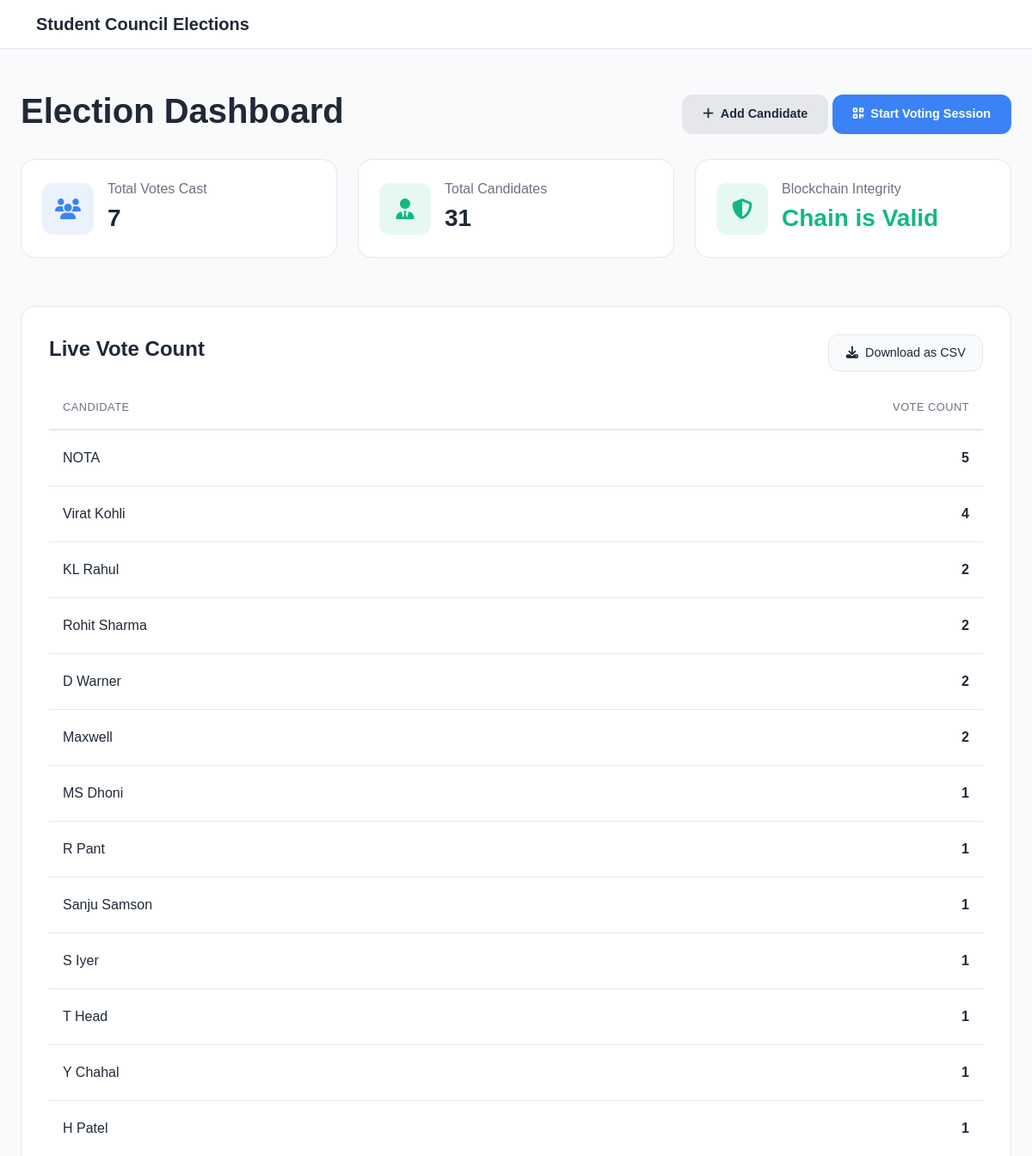
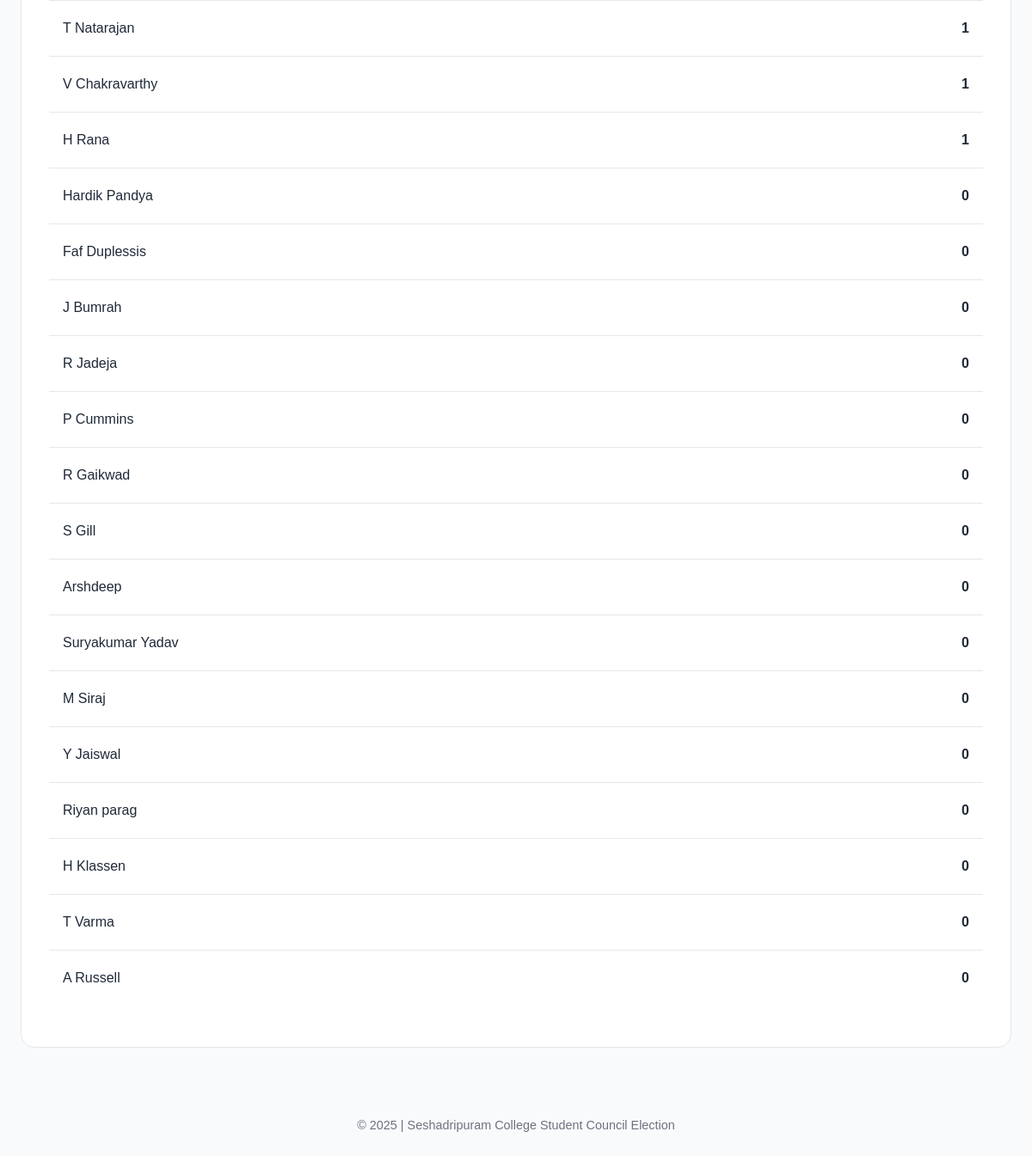
The page /election/dashboard/ on the database its author committed (2 pictures, top to bottom).
### election/models.py (models this page shows, shortened)
class Candidate(models.Model):
    candidate_key = models.UUIDField(default=uuid.uuid4, editable=False, unique=True)
    name = models.CharField(max_length=100)
    forum = models.CharField(max_length=100)
    image = models.ImageField(upload_to='candidate_images/', blank=True, null=True)  # New field for the candidate's image

### election/views.py (the view)
# urls.py: path('dashboard/', dashboard, name='dashboard'),
def dashboard(request):
    total_votes = Vote.objects.count()
    total_candidates = Candidate.objects.count()
    candidate_votes = {candidate: Vote.objects.filter(candidates=candidate).count() for candidate in Candidate.objects.all()}
    sorted_candidate_votes = sorted(candidate_votes.items(), key=lambda x: x[1], reverse=True)
    valid_blockchain = is_blockchain_valid()
    context = {
        'total_votes': total_votes,
        'total_candidates': total_candidates,
        'sorted_candidate_votes': sorted_candidate_votes,
        'valid_blockchain': valid_blockchain,
    }
    return render(request, 'election/dashboard.html', context)

### election/utils.py (called while the page is built)
def calculate_hash(vote):
    candidate_keys = sorted([str(candidate.candidate_key) for candidate in vote.candidates.all()])
    vote_data = f'{vote.student_id}{candidate_keys}{vote.timestamp}{vote.previous_hash}'.encode('utf-8')
    print("Vote data for hashing:", vote_data)
    return hashlib.sha256(vote_data).hexdigest()

### election/templates/election/dashboard.html (shortened to what this page needs)
{% extends 'voting/base.html' %}
{% block content %}
<div class="container-fluid px-4 py-5">
    <div class="d-flex justify-content-between align-items-center mb-4">
        <h1 class="dashboard-title">Election Dashboard</h1>
        <div class="action-buttons">
            <a href="{% url 'add_candidate' %}" class="btn btn-secondary">
                <i class="fas fa-plus me-2"></i>Add Candidate
            </a>
            <a href="{% url 'scan_qr' %}" class="btn btn-primary">
                <i class="fas fa-qrcode me-2"></i>Start Voting Session
            </a>
        </div>
    </div>
    <div class="row">
        <div class="col-lg-4 col-md-6 mb-4">
            <div class="stat-card">
                <div class="card-icon" style="background-color: rgba(59, 130, 246, 0.1); color: var(--blue-accent);">
                    <i class="fas fa-users"></i>
                </div>
                <div class="card-content">
                    <h5 class="card-title">Total Votes Cast</h5>
                    <p class="card-text">{{ total_votes }}</p>
                </div>
            </div>
        </div>
        <div class="col-lg-4 col-md-6 mb-4">
            <div class="stat-card">
                <div class="card-icon" style="background-color: rgba(16, 185, 129, 0.1); color: var(--green-primary);">
                    <i class="fas fa-user-tie"></i>
                </div>
                <div class="card-content">
                    <h5 class="card-title">Total Candidates</h5>
                    <p class="card-text">{{ total_candidates }}</p>
                </div>
            </div>
        </div>
        <div class="col-lg-4 col-md-12 mb-4">
            <div class="stat-card">
                <div class="card-icon {% if valid_blockchain %}bg-success-light text-success{% else %}bg-danger-light text-danger{% endif %}">
                    <i class="fas {% if valid_blockchain %}fa-shield-alt{% else %}fa-exclamation-triangle{% endif %}"></i>
                </div>
                <div class="card-content">
                    <h5 class="card-title">Blockchain Integrity</h5>
                    <p class="card-text fw-bold {% if valid_blockchain %}text-success{% else %}text-danger{% endif %}">
                        {% if valid_blockchain %}Chain is Valid{% else %}Chain is Invalid{% endif %}
                    </p>
                </div>
            </div>
        </div>
    </div>
    <div class="table-card">
        <div class="d-flex justify-content-between align-items-center mb-3">
            <h2 class="table-title">Live Vote Count</h2>
            <button class="btn btn-secondary" onclick="downloadCSV()">
                <i class="fas fa-download me-2"></i>Download as CSV
            </button>
        </div>
        <div class="table-responsive">
            <table class="table modern-table">
                <thead>
                    <tr>
                        <th>Candidate</th>
                        <th class="text-end">Vote Count</th>
                    </tr>
                </thead>
                <tbody>
                    {% for candidate, count in sorted_candidate_votes %}
                    <tr>
                        <td>{{ candidate.name }}</td>
                        <td class="text-end fw-bold">{{ count }}</td>
                    </tr>
                    {% empty %}
                    <tr>
                        <td colspan="2" class="text-center py-5">No votes have been cast yet.</td>
                    </tr>
                    {% endfor %}
                </tbody>
            </table>
        </div>
    </div>
</div>
{% endblock %}
{% block extra_css %}
<link href="https://cdnjs.cloudflare.com/ajax/libs/font-awesome/6.1.1/css/all.min.css" rel="stylesheet">
{% endblock %}

### voting/templates/voting/base.html (shortened to what this page needs)
<!DOCTYPE html>
<html lang="en">
<head>
    <link href="https://cdn.jsdelivr.net/npm/bootstrap@5.3.0/dist/css/bootstrap.min.css" rel="stylesheet">
    <link href="https://api.fontshare.com/v2/css?f[]=satoshi@400,500,700&display=swap" rel="stylesheet">
    {% block extra_css %}
    {% endblock %}
</head>
<body>
    <nav class="navbar navbar-expand-lg main-navbar">
        <div class="container">
            <a class="navbar-brand" href="{% url 'scan_qr' %}">Student Council Elections</a>
        </div>
    </nav>
    <main class="main-content">
        {% block content %}
        {% endblock %}
    </main>
    <footer class="main-footer text-center">
        <div class="container">
            © {% now "Y" %} | Seshadripuram College Student Council Election
        </div>
    </footer>
</body>
</html>

### voting/templates/voting/base.html (style rules this page uses)
:root { --background-color: #F9FAFB; --card-background: #FFFFFF; --text-primary: #1F2937; --text-secondary: #6B7280; --border-color: #E5E7EB; --green-primary: #10B981; --blue-accent: #3B82F6; }
body { font-family: 'Satoshi', sans-serif; background-color: var(--background-color); color: var(--text-primary); display: flex; flex-direction: column; min-height: 100vh; }
.main-navbar { background-color: var(--card-background) !important; border-bottom: 1px solid var(--border-color); }
.navbar-brand { font-weight: 700; font-size: 1.25rem; color: var(--text-primary) !important; }
.main-content { flex-grow: 1; }
.main-footer { padding: 2rem 0; color: var(--text-secondary); font-size: 0.9rem; flex-shrink: 0; }

### election/templates/election/dashboard.html (style rules this page uses)
.dashboard-title { font-weight: 700; color: var(--text-primary); }
.stat-card { display: flex; align-items: center; background-color: var(--card-background); padding: 1.5rem; border-radius: 16px; border: 1px solid var(--border-color); transition: transform 0.2s ease-out, box-shadow 0.2s ease-out; }
.card-icon { flex-shrink: 0; width: 60px; height: 60px; border-radius: 12px; display: flex; align-items: center; justify-content: center; font-size: 1.5rem; margin-right: 1rem; }
.card-content .card-title { font-size: 1rem; color: var(--text-secondary); margin-bottom: 0.25rem; }
.card-content .card-text { font-size: 1.75rem; font-weight: 700; color: var(--text-primary); margin: 0; }
.bg-success-light { background-color: rgba(16, 185, 129, 0.1); }
.text-success { color: var(--green-primary) !important; }
.action-buttons .btn { padding: 0.75rem 1.5rem; font-size: 0.9rem; font-weight: 700; border-radius: 12px; text-decoration: none; transition: all 0.2s ease-out; border: none; }
.action-buttons .btn-primary { background-color: var(--blue-accent); color: #fff; }
.action-buttons .btn-secondary { background-color: var(--border-color); color: var(--text-primary); }
.table-card { background-color: var(--card-background); padding: 2rem; border-radius: 16px; border: 1px solid var(--border-color); margin-top: 2rem; }
.table-title { font-weight: 700; font-size: 1.5rem; }
.table-card .btn-secondary { background-color: var(--background-color); color: var(--text-primary); border: 1px solid var(--border-color); padding: 0.6rem 1.2rem; font-size: 0.9rem; font-weight: 500; border-radius: 12px; }
.modern-table { border-collapse: collapse; width: 100%; }
.modern-table thead th { font-weight: 500; color: var(--text-secondary); text-transform: uppercase; font-size: 0.8rem; letter-spacing: 0.5px; border-bottom: 2px solid var(--border-color); padding: 1rem; }
.modern-table tbody td { padding: 1.25rem 1rem; border-bottom: 1px solid var(--border-color); color: var(--text-primary); font-size: 1rem; }
.modern-table tbody tr:last-child td { border-bottom: none; }

### rows shown on the page
Candidate: name "NOTA", count "5"
Candidate: name "Virat Kohli", count "4"
Candidate: name "KL Rahul", count "2"
Candidate: name "Rohit Sharma", count "2"
Candidate: name "D Warner", count "2"
Candidate: name "Maxwell", count "2"
Candidate: name "MS Dhoni", count "1"
Candidate: name "R Pant", count "1"
Candidate: name "Sanju Samson", count "1"
Candidate: name "S Iyer", count "1"
Candidate: name "T Head", count "1"
Candidate: name "Y Chahal", count "1"
Candidate: name "H Patel", count "1"
Candidate: name "T Natarajan", count "1"
Candidate: name "V Chakravarthy", count "1"
Candidate: name "H Rana", count "1"
Candidate: name "Hardik Pandya", count "0"
Candidate: name "Faf Duplessis", count "0"
Candidate: name "J Bumrah", count "0"
Candidate: name "R Jadeja", count "0"
Candidate: name "P Cummins", count "0"
Candidate: name "R Gaikwad", count "0"
Candidate: name "S Gill", count "0"
Candidate: name "Arshdeep", count "0"
Candidate: name "Suryakumar Yadav", count "0"
Candidate: name "M Siraj", count "0"
Candidate: name "Y Jaiswal", count "0"
Candidate: name "Riyan parag", count "0"
Candidate: name "H Klassen", count "0"
Candidate: name "T Varma", count "0"
Candidate: name "A Russell", count "0"

### other values the page prints
{{ total_votes }} "7"
{{ total_candidates }} "31"
